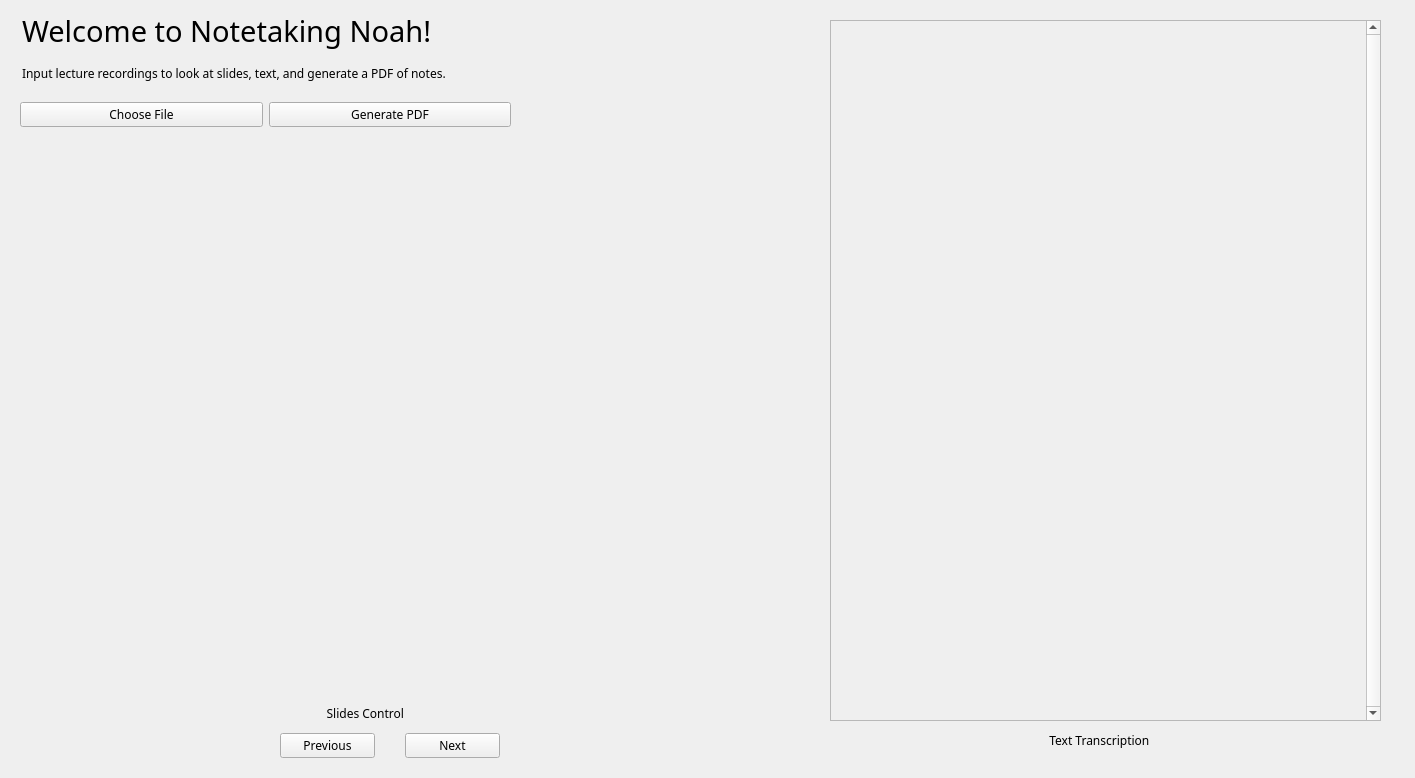
<?xml version="1.0" encoding="UTF-8"?>
<ui version="4.0">
 <class>MainWindow</class>
 <widget class="QMainWindow" name="MainWindow">
  <property name="geometry">
   <rect>
    <x>0</x>
    <y>0</y>
    <width>1415</width>
    <height>778</height>
   </rect>
  </property>
  <property name="windowTitle">
   <string>MainWindow</string>
  </property>
  <widget class="QWidget" name="centralwidget">
   <widget class="QScrollArea" name="scrollArea">
    <property name="geometry">
     <rect>
      <x>830</x>
      <y>20</y>
      <width>551</width>
      <height>701</height>
     </rect>
    </property>
    <property name="verticalScrollBarPolicy">
     <enum>Qt::ScrollBarAlwaysOn</enum>
    </property>
    <property name="widgetResizable">
     <bool>true</bool>
    </property>
    <widget class="QWidget" name="scrollAreaWidgetContents">
     <property name="geometry">
      <rect>
       <x>0</x>
       <y>0</y>
       <width>528</width>
       <height>699</height>
      </rect>
     </property>
     <layout class="QVBoxLayout" name="verticalLayout">
      <item>
       <widget class="QLabel" name="textArea">
        <property name="font">
         <font>
          <family>Nirmala UI Semilight</family>
         </font>
        </property>
        <property name="text">
         <string/>
        </property>
        <property name="wordWrap">
         <bool>true</bool>
        </property>
       </widget>
      </item>
     </layout>
    </widget>
   </widget>
   <widget class="QLabel" name="slideImage">
    <property name="geometry">
     <rect>
      <x>20</x>
      <y>150</y>
      <width>781</width>
      <height>541</height>
     </rect>
    </property>
    <property name="text">
     <string/>
    </property>
    <property name="scaledContents">
     <bool>true</bool>
    </property>
   </widget>
   <widget class="QLabel" name="label">
    <property name="geometry">
     <rect>
      <x>620</x>
      <y>20</y>
      <width>101</width>
      <height>111</height>
     </rect>
    </property>
    <property name="text">
     <string/>
    </property>
    <property name="pixmap">
     <pixmap>owl.png</pixmap>
    </property>
    <property name="scaledContents">
     <bool>true</bool>
    </property>
   </widget>
   <widget class="QLabel" name="label_4">
    <property name="geometry">
     <rect>
      <x>1040</x>
      <y>730</y>
      <width>151</width>
      <height>21</height>
     </rect>
    </property>
    <property name="font">
     <font>
      <family>Nirmala UI Semilight</family>
      <pointsize>9</pointsize>
      <weight>50</weight>
      <bold>false</bold>
     </font>
    </property>
    <property name="text">
     <string>   Text Transcription</string>
    </property>
   </widget>
   <widget class="QWidget" name="">
    <property name="geometry">
     <rect>
      <x>280</x>
      <y>700</y>
      <width>220</width>
      <height>58</height>
     </rect>
    </property>
    <layout class="QVBoxLayout" name="verticalLayout_4">
     <item>
      <widget class="QLabel" name="label_2">
       <property name="font">
        <font>
         <family>Nirmala UI Semilight</family>
         <pointsize>9</pointsize>
         <weight>50</weight>
         <bold>false</bold>
        </font>
       </property>
       <property name="text">
        <string>               Slides Control</string>
       </property>
      </widget>
     </item>
     <item>
      <layout class="QHBoxLayout" name="horizontalLayout">
       <property name="spacing">
        <number>30</number>
       </property>
       <item>
        <widget class="QPushButton" name="previousButton">
         <property name="font">
          <font>
           <family>Nirmala UI Semilight</family>
          </font>
         </property>
         <property name="text">
          <string>Previous</string>
         </property>
        </widget>
       </item>
       <item>
        <widget class="QPushButton" name="nextButton">
         <property name="font">
          <font>
           <family>Nirmala UI Semilight</family>
          </font>
         </property>
         <property name="text">
          <string>Next</string>
         </property>
        </widget>
       </item>
      </layout>
     </item>
    </layout>
   </widget>
   <widget class="QWidget" name="">
    <property name="geometry">
     <rect>
      <x>20</x>
      <y>100</y>
      <width>491</width>
      <height>30</height>
     </rect>
    </property>
    <layout class="QHBoxLayout" name="horizontalLayout_2">
     <item>
      <widget class="QPushButton" name="startButton">
       <property name="font">
        <font>
         <family>Nirmala UI Semilight</family>
        </font>
       </property>
       <property name="text">
        <string>Choose File</string>
       </property>
      </widget>
     </item>
     <item>
      <widget class="QPushButton" name="pdfButton">
       <property name="font">
        <font>
         <family>Nirmala UI Semilight</family>
        </font>
       </property>
       <property name="text">
        <string>Generate PDF</string>
       </property>
      </widget>
     </item>
    </layout>
   </widget>
   <widget class="QWidget" name="">
    <property name="geometry">
     <rect>
      <x>22</x>
      <y>11</y>
      <width>491</width>
      <height>78</height>
     </rect>
    </property>
    <layout class="QVBoxLayout" name="verticalLayout_2">
     <item>
      <widget class="QLabel" name="Title">
       <property name="font">
        <font>
         <family>Nirmala UI Semilight</family>
         <pointsize>22</pointsize>
         <weight>50</weight>
         <bold>false</bold>
        </font>
       </property>
       <property name="text">
        <string>Welcome to Notetaking Noah!</string>
       </property>
      </widget>
     </item>
     <item>
      <widget class="QLabel" name="Subtitle">
       <property name="font">
        <font>
         <family>Nirmala UI Semilight</family>
         <pointsize>9</pointsize>
         <weight>50</weight>
         <bold>false</bold>
        </font>
       </property>
       <property name="text">
        <string>Input lecture recordings to look at slides, text, and generate a PDF of notes.</string>
       </property>
      </widget>
     </item>
    </layout>
   </widget>
  </widget>
 </widget>
 <resources/>
 <connections/>
</ui>
